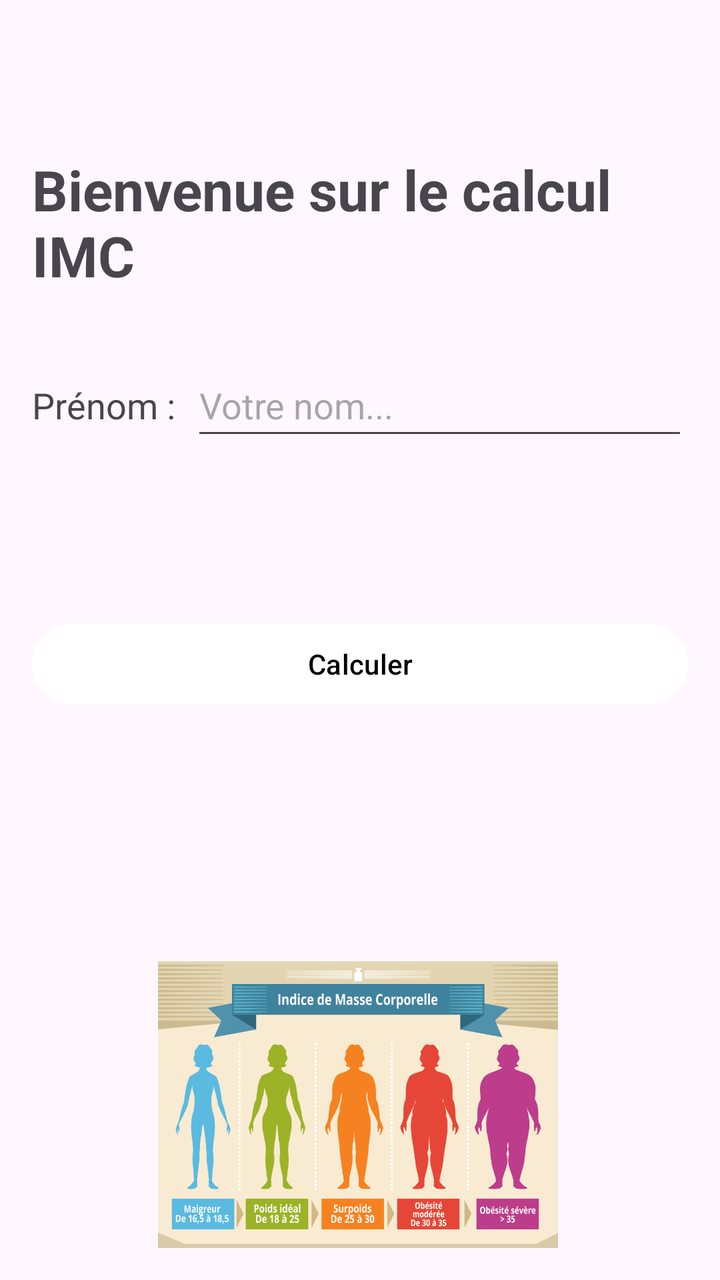
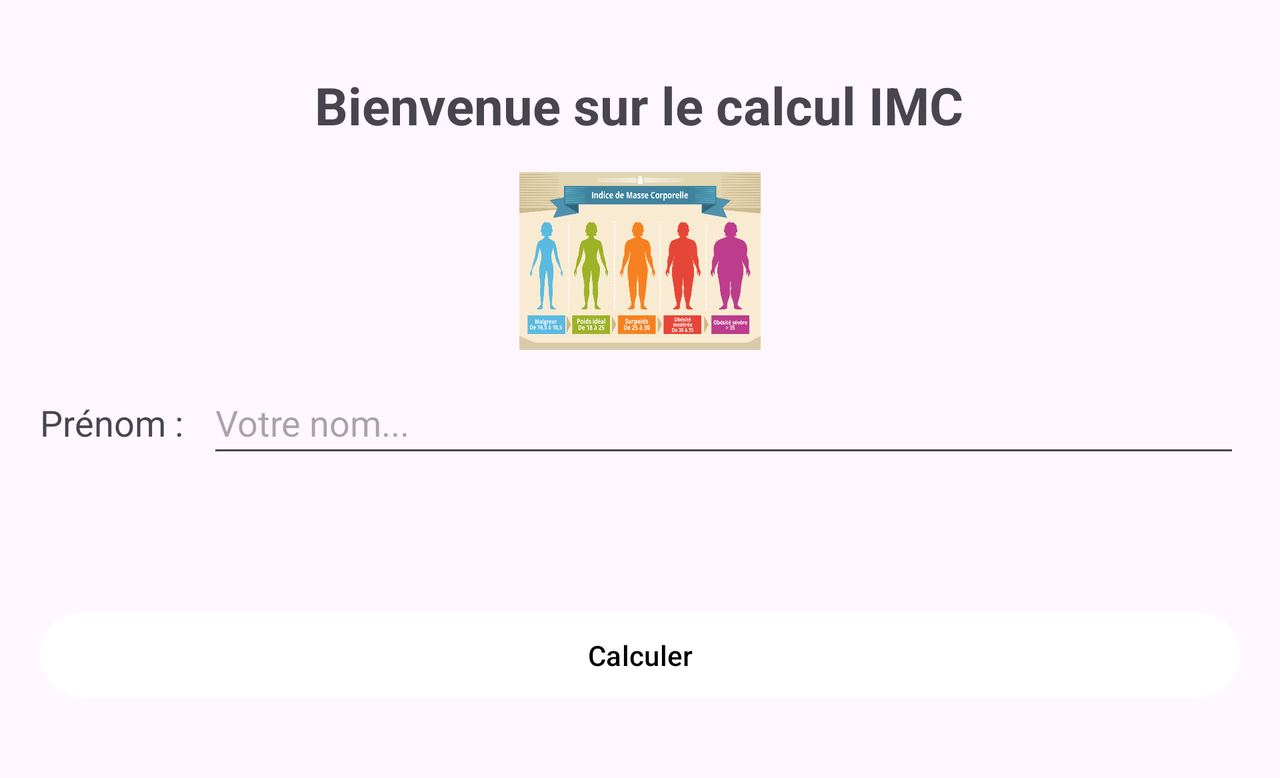

The same Android screen from two of the app's own layout files: first res/layout/ as a phone draws it, then the repository's variant for another configuration, drawn on a device whose configuration selects that folder. Both files follow.
<!-- AndroidManifest.xml: application theme Theme.ICM_calculator -->
<!-- res/layout/activity_connexion.xml -->
<?xml version="1.0" encoding="utf-8"?>
<androidx.constraintlayout.widget.ConstraintLayout xmlns:android="http://schemas.android.com/apk/res/android"
    xmlns:app="http://schemas.android.com/apk/res-auto"
    xmlns:tools="http://schemas.android.com/tools"
    android:id="@+id/connexion"
    android:layout_width="match_parent"
    android:layout_height="match_parent"
    android:padding="16dp">

    <TextView
        android:id="@+id/titre"
        android:layout_width="wrap_content"
        android:layout_height="wrap_content"
        android:layout_marginTop="60dp"
        android:text="@string/IMC"
        android:textSize="28sp"
        android:textStyle="bold"
        app:layout_constraintEnd_toEndOf="parent"
        app:layout_constraintHorizontal_bias="0.482"
        app:layout_constraintStart_toStartOf="parent"
        app:layout_constraintTop_toTopOf="parent" />

    <EditText
        android:id="@+id/editPoids"
        android:layout_width="0dp"
        android:layout_height="wrap_content"
        android:layout_marginStart="8dp"
        android:hint="Votre nom..."
        android:inputType="textPersonName"
        android:minHeight="48dp"
        app:layout_constraintBaseline_toBaselineOf="@+id/PrenomLabel"
        app:layout_constraintEnd_toEndOf="parent"
        app:layout_constraintHorizontal_bias="1.0"
        app:layout_constraintStart_toEndOf="@+id/PrenomLabel" />

    <ImageView
        android:id="@+id/imageAccueil"
        android:layout_width="200dp"
        android:layout_height="200dp"
        android:layout_marginTop="308dp"
        android:contentDescription="Illustration"
        android:src="@drawable/imc"
        app:layout_constraintEnd_toEndOf="parent"
        app:layout_constraintHorizontal_bias="0.491"
        app:layout_constraintStart_toStartOf="parent"
        app:layout_constraintTop_toBottomOf="@+id/titre" />

    <Button
        android:id="@+id/Calcule"
        android:layout_width="0dp"
        android:layout_height="wrap_content"
        android:layout_marginTop="28dp"
        android:text="@string/calculer"
        app:layout_constraintEnd_toEndOf="parent"
        app:layout_constraintHorizontal_bias="0.0"
        app:layout_constraintStart_toStartOf="parent"
        app:layout_constraintTop_toBottomOf="@+id/Remplire" />

    <TextView
        android:id="@+id/Remplire"
        android:layout_width="0dp"
        android:layout_height="wrap_content"
        android:layout_marginTop="28dp"
        android:gravity="center"
        android:text=""
        android:textSize="20sp"
        app:layout_constraintEnd_toEndOf="parent"
        app:layout_constraintHorizontal_bias="0.0"
        app:layout_constraintStart_toStartOf="parent"
        app:layout_constraintTop_toBottomOf="@+id/editPoids" />

    <TextView
        android:id="@+id/PrenomLabel"
        android:layout_width="wrap_content"
        android:layout_height="wrap_content"
        android:layout_marginTop="44dp"
        android:text="@string/Prenom"
        android:textSize="18sp"
        app:layout_constraintStart_toStartOf="parent"
        app:layout_constraintTop_toBottomOf="@+id/titre" />

    <ImageButton
        android:id="@+id/log"
        android:layout_width="48dp"
        android:layout_height="48dp"
        android:layout_marginEnd="10dp"
        android:background="?attr/selectableItemBackgroundBorderless"
        android:scaleType="fitCenter"
        android:src="@drawable/baseline_attribution_24"
        android:contentDescription="Bouton de connexion"
        app:layout_constraintEnd_toEndOf="parent"
        app:layout_constraintTop_toTopOf="parent" />

</androidx.constraintlayout.widget.ConstraintLayout>
<!-- resources referenced by this layout -->
<resources>
  <!-- drawable imc: jpg bitmap (drawable, 134703 bytes) -->
  <string name="IMC">Bienvenue sur le calcul IMC</string>
  <string name="Prenom">Prénom :</string>
  <string name="calculer">Calculer</string>
  <style name="Theme.ICM_calculator" parent="Base.Theme.ICM_calculator" />
  <style name="Base.Theme.ICM_calculator" parent="Theme.Material3.DayNight.NoActionBar">
          <item name="colorPrimary">@color/white</item>
  
          <item name="colorOnPrimary">@color/black</item>
      </style>
  <color name="white">#FFFFFF</color>
  <color name="black">#000000</color>
</resources>
<!-- res/layout-land/activity_connexion.xml (the repository's variant of the layout above) -->
<!-- drawn on the phone turned sideways -->
<?xml version="1.0" encoding="utf-8"?>
<ScrollView xmlns:android="http://schemas.android.com/apk/res/android"
    xmlns:app="http://schemas.android.com/apk/res-auto"
    android:layout_width="match_parent"
    android:layout_height="match_parent"
    android:fillViewport="true">

    <androidx.constraintlayout.widget.ConstraintLayout
        android:id="@+id/connexion"
        android:layout_width="match_parent"
        android:layout_height="wrap_content"
        android:padding="20dp">

        <TextView
            android:id="@+id/titre"
            android:layout_width="wrap_content"
            android:layout_height="wrap_content"
            android:layout_marginTop="15dp"
            android:text="@string/IMC"
            android:textSize="26sp"
            android:textStyle="bold"
            app:layout_constraintEnd_toEndOf="parent"
            app:layout_constraintHorizontal_bias="0.498"
            app:layout_constraintStart_toStartOf="parent"
            app:layout_constraintTop_toTopOf="parent" />

        <ImageView
            android:id="@+id/imageAccueil"
            android:layout_width="174dp"
            android:layout_height="89dp"
            android:layout_marginTop="16dp"
            android:adjustViewBounds="true"
            android:contentDescription="Illustration"
            android:scaleType="fitCenter"
            android:src="@drawable/imc"
            app:layout_constraintDimensionRatio="H,16:9"
            app:layout_constraintEnd_toEndOf="parent"
            app:layout_constraintStart_toStartOf="parent"
            app:layout_constraintTop_toBottomOf="@+id/titre" />

        <TextView
            android:id="@+id/PrenomLabel"
            android:layout_width="wrap_content"
            android:layout_height="wrap_content"
            android:layout_marginTop="24dp"
            android:text="@string/Prenom"
            android:textSize="18sp"
            app:layout_constraintStart_toStartOf="parent"
            app:layout_constraintTop_toBottomOf="@+id/imageAccueil" />

        <EditText
            android:id="@+id/editPoids"
            android:layout_width="0dp"
            android:layout_height="wrap_content"
            android:layout_marginStart="12dp"
            android:hint="Votre nom..."
            android:inputType="textPersonName"
            android:minHeight="48dp"
            app:layout_constraintBaseline_toBaselineOf="@+id/PrenomLabel"
            app:layout_constraintEnd_toEndOf="parent"
            app:layout_constraintStart_toEndOf="@+id/PrenomLabel" />

        <TextView
            android:id="@+id/Remplire"
            android:layout_width="0dp"
            android:layout_height="wrap_content"
            android:layout_marginTop="20dp"
            android:gravity="center"
            android:textSize="18sp"
            app:layout_constraintEnd_toEndOf="parent"
            app:layout_constraintStart_toStartOf="parent"
            app:layout_constraintTop_toBottomOf="@+id/editPoids" />

        <Button
            android:id="@+id/Calcule"
            android:layout_width="0dp"
            android:layout_height="wrap_content"
            android:layout_marginTop="24dp"
            android:layout_marginBottom="16dp"
            android:padding="12dp"
            android:text="@string/calculer"
            app:layout_constraintBottom_toBottomOf="parent"
            app:layout_constraintEnd_toEndOf="parent"
            app:layout_constraintHorizontal_bias="0.0"
            app:layout_constraintStart_toStartOf="parent"
            app:layout_constraintTop_toBottomOf="@+id/Remplire"
            app:layout_constraintVertical_bias="0.0" />

        <ImageButton
            android:id="@+id/log"
            android:layout_width="48dp"
            android:layout_height="48dp"
            android:layout_marginEnd="10dp"
            android:background="?attr/selectableItemBackgroundBorderless"
            android:contentDescription="Bouton de connexion"
            android:scaleType="fitCenter"
            android:src="@drawable/baseline_attribution_24"
            app:layout_constraintEnd_toEndOf="parent"
            app:layout_constraintTop_toTopOf="parent" />
    </androidx.constraintlayout.widget.ConstraintLayout>
</ScrollView>
